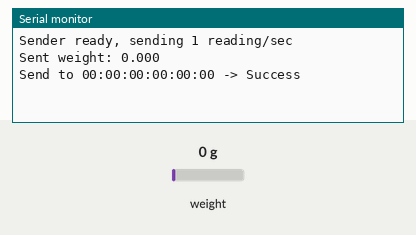
Recording of a sketch running on a simulated ESP32. Shown: the last lines printed to the serial monitor. Inputs (shaded band) come from the test bench; at power-on: weight on the scale 0 g.

Above: at 2.2 s.
2.3 s: weight on the scale set to 100 g
At 4.6 s:
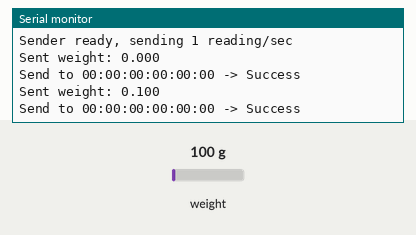
4.8 s: weight on the scale set to 1250 g
At 6.5 s:
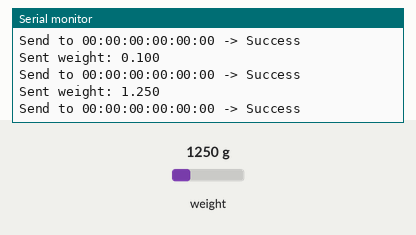
Timing chart, 0 to 8.0 s (numbered marks = the images above; inputs shaded):
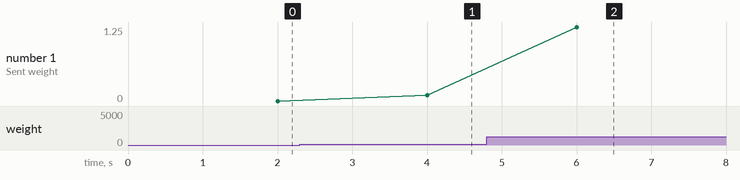

Measured:
- after the input at 2.3 s, the serial monitor: prints a new line after 1.7 s (image 1)
- after the input at 4.8 s, the serial monitor: prints a new line after 1.2 s (image 2)
- plotted number 1: 0 → 0.1 after the input at 2.3 s, 0.1 → 1.25 after the input at 4.8 s

The sketch:

LoadcellComm_Sender.ino.ino
```cpp
#include <Arduino.h>
#include <WiFi.h>
#include <esp_now.h>
#include "HX711.h"

// HX711 pins
const int LOADCELL_DOUT_PIN = 16;
const int LOADCELL_SCK_PIN  = 4;
HX711 scale;

// ESP32 receiver MAC address (replace with your receiver’s MAC)
uint8_t receiverMAC[] = { 0xD0, 0xEF, 0x76, 0x47, 0xF7, 0x44 };

// Data structure to send: one float representing weight units
typedef struct struct_message {
  float weight;
} struct_message;

struct_message msg;

// Send callback: print send status
void OnDataSent(const uint8_t *mac_addr, esp_now_send_status_t status) {
  Serial.print("Send to ");
  for (int i = 0; i < 6; i++) {
    Serial.printf("%02X", mac_addr[i]);
    if (i < 5) Serial.print(":");
  }
  Serial.print(" -> ");
  Serial.println(status == ESP_NOW_SEND_SUCCESS ? "Success" : "Fail");
}

void setup() {
  Serial.begin(115200);

  // Initialize HX711
  scale.begin(LOADCELL_DOUT_PIN, LOADCELL_SCK_PIN);
  scale.set_scale(47000);  // Adjust to your calibration factor
  scale.tare();

  // Configure as Wi-Fi station and disconnect
  WiFi.mode(WIFI_STA);
  WiFi.disconnect();

  // Initialize ESP-NOW
  if (esp_now_init() != ESP_OK) {
    Serial.println("Error initializing ESP-NOW");
    while (true) { delay(1000); }
  }

  // Register send callback
  esp_now_register_send_cb(OnDataSent);

  // Add receiver as a peer
  esp_now_peer_info_t peerInfo = {};
  memcpy(peerInfo.peer_addr, receiverMAC, 6);
  peerInfo.channel = 0;
  peerInfo.encrypt = false;
  if (esp_now_add_peer(&peerInfo) != ESP_OK) {
    Serial.println("Failed to add peer");
    while (true) { delay(1000); }
  }

  Serial.println("Sender ready, sending 1 reading/sec");
}

void loop() {
  // Read average weight once per second
  float avg = scale.get_units(10);
  msg.weight = avg;

  // Send the message
  esp_err_t result = esp_now_send(receiverMAC, (uint8_t *)&msg, sizeof(msg));
  if (result != ESP_OK) {
    Serial.println("Error: esp_now_send failed");
  } else {
    // Detailed status printed in OnDataSent callback
    Serial.print("Sent weight: ");
    Serial.println(avg, 3);
  }

  delay(1000);
}
```
